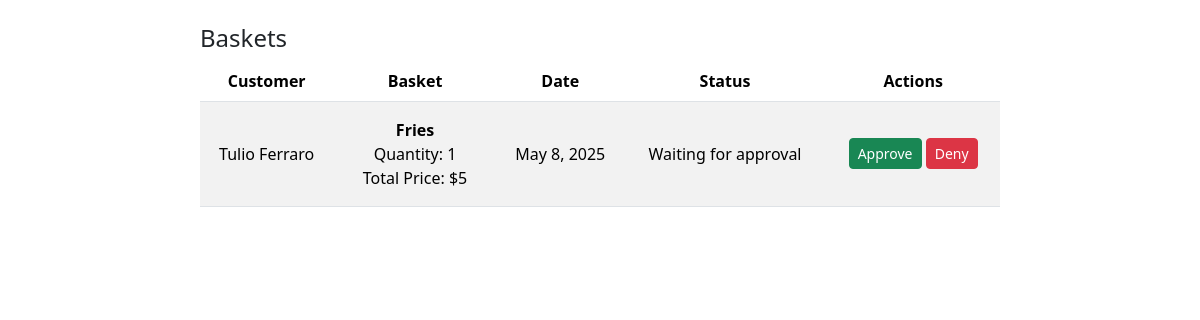
Page /basket/review (signed in) on the earlier database version.
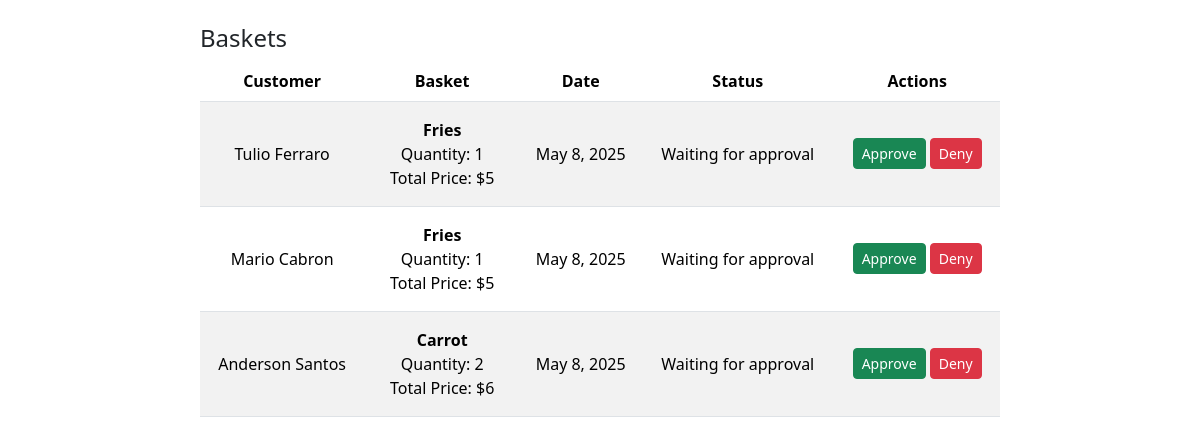
Same page on the later database version.
### store/models.py (models this page shows)
class Basket(models.Model):
  customer = models.ForeignKey(User, on_delete=models.SET_NULL, null=True, blank=True)
  products = models.JSONField()
  BASKET_STATUS = (('a', 'Approved'), ('d', 'Denied'), ('w', 'Waiting for approval'))
  status = models.CharField(
    max_length=1,
    choices=BASKET_STATUS,
    blank=True,
    default='w',
    help_text='Basket status'
  )
  date_created = models.DateField(null=True, blank=True)
  date_modified = models.DateField(null=True, blank=True)

### store/views.py (the view)
# urls.py: path('basket/review', views.BasketReviewListView.as_view(), name='basket-review'),
class BasketReviewListView(LoginRequiredMixin, UserPassesTestMixin, generic.ListView):
  model = Basket
  template_name = 'basket_review_list.html'
  context_object_name = 'baskets'
  def test_func(self):
    return self.request.user.groups.filter(name="staff").exists()
  def get_queryset(self):
    return Basket.objects.filter(status='w')

### store/templates/basket_review_list.html (shortened to what this page needs)
{% extends "master.html" %}
{% block content %}
<div class="d-flex justify-content-center g-2 mt-4">
  <div class="col-8">
    <h4>Baskets</h4>
    <table class="table table-striped">
      <thead>
        <tr class="text-center">
          <th scope="col">Customer</th>
          <th scope="col">Basket</th>
          <th scope="col">Date</th>
          <th scope="col">Status</th>
          <th scope="col">Actions</th>
        </tr>
      </thead>
      <tbody>
        {% for basket in baskets %}
          <tr class="text-center align-middle">
            <td>{{ basket.customer.get_full_name }}</td>
            <td class="p-3">
              {% for product in basket.products %}
                <strong>{{ product.name|capfirst }}</strong><br>
                Quantity: {{ product.quantity }}<br>
                Total Price: ${{ product.total_price }}<br/>
              {% endfor %}
            </td>
            <td>{{ basket.date_created }}</td>
            <td>{{ basket.get_status_display }}</td>
            <td>
              <form method="post" action="{% url 'basket-approve' basket.pk %}" class="d-inline">
                <button class="btn btn-success btn-sm">Approve</button>
              </form>
              <form method="post" action="{% url 'basket-deny' basket.pk %}" class="d-inline">
                <button class="btn btn-danger btn-sm">Deny</button>
              </form>
            </td>
          </tr>
        {% empty %}
          <tr>
            <td colspan="4">No pending baskets.</td>
          </tr>
        {% endfor %}
      </tbody>
    </table>
  </div>
</div>
{% endblock %}

### store/templates/master.html (shortened to what this page needs)
<!DOCTYPE html>
<html lang="en">
  <head>
    <link
      href="https://cdn.jsdelivr.net/npm/bootstrap@5.3.2/dist/css/bootstrap.min.css"
      rel="stylesheet"
    />
  </head>
  <body>
    {% block content %} {% endblock %}
  </body>
</html>

Differences in the rows shown:
added Basket: customer.get_full_name "Mario Cabron", name "Fries", quantity "1", total_price "5", date_created "May 8, 2025", status "Waiting for approval"
added Basket: customer.get_full_name "Anderson Santos", name "Carrot", quantity "2", total_price "6", date_created "May 8, 2025", status "Waiting for approval"
